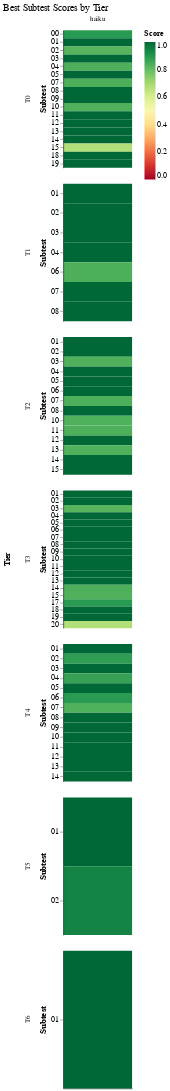

Describe this chart as a Vega-Lite specification.
### Vega-Lite specification from a JSON file in a GitHub repository (floating-point values rounded to 4 significant figures)
{"config": {"font": "serif", "axis": {"labelFontSize": 11, "titleFontSize": 13, "gridColor": "#e0e0e0", "domainColor": "#333333"}, "legend": {"labelFontSize": 11, "titleFontSize": 12}, "title": {"fontSize": 14, "anchor": "start", "fontWeight": "normal"}, "view": {"stroke": null, "continuousWidth": 400, "continuousHeight": 300}, "mark": {"tooltip": true}}, "data": {"name": "data-1e7e4d573c45549ea3bc2ed4c7cde171"}, "facet": {"column": {"field": "agent_model", "title": null, "type": "nominal"}, "row": {"field": "tier", "sort": ["T0", "T1", "T2", "T3", "T4", "T5", "T6"], "title": "Tier", "type": "ordinal"}}, "spec": {"mark": {"type": "rect"}, "encoding": {"color": {"field": "score", "scale": {"domain": [0, 1], "scheme": "redyellowgreen"}, "title": "Score", "type": "quantitative"}, "tooltip": [{"field": "tier", "title": "Tier", "type": "ordinal"}, {"field": "subtest", "title": "Subtest", "type": "ordinal"}, {"field": "run_number", "title": "Best Run", "type": "ordinal"}, {"field": "score", "format": ".3f", "title": "Score", "type": "quantitative"}], "x": {"axis": {"labels": false, "ticks": false}, "field": "agent_model", "title": null, "type": "nominal"}, "y": {"field": "subtest", "sort": ["00", "01", "02", "03", "04", "05", "06", "07", "08", "09", "10", "11", "12", "13", "14", "15", "17", "18", "19", "20"], "title": "Subtest", "type": "ordinal"}}, "height": 200, "width": 100}, "resolve": {"scale": {"y": "independent"}}, "title": "Best Subtest Scores by Tier", "$schema": "https://vega.github.io/schema/vega-lite/v6.1.0.json", "datasets": {"data-1e7e4d573c45549ea3bc2ed4c7cde171": [{"agent_model": "haiku", "tier": "T0", "subtest": "00", "run_number": 1, "score": 0.89, "subtest_num": 0}, {"agent_model": "haiku", "tier": "T0", "subtest": "01", "run_number": 1, "score": 1.0, "subtest_num": 1}, {"agent_model": "haiku", "tier": "T0", "subtest": "02", "run_number": 3, "score": 0.82, "subtest_num": 2}, {"agent_model": "haiku", "tier": "T0", "subtest": "03", "run_number": 2, "score": 1.0, "subtest_num": 3}, {"agent_model": "haiku", "tier": "T0", "subtest": "04", "run_number": 2, "score": 0.833, "subtest_num": 4}, {"agent_model": "haiku", "tier": "T0", "subtest": "05", "run_number": 2, "score": 1.0, "subtest_num": 5}, {"agent_model": "haiku", "tier": "T0", "subtest": "07", "run_number": 1, "score": 0.833, "subtest_num": 7}, {"agent_model": "haiku", "tier": "T0", "subtest": "08", "run_number": 5, "score": 1.0, "subtest_num": 8}, {"agent_model": "haiku", "tier": "T0", "subtest": "09", "run_number": 5, "score": 1.0, "subtest_num": 9}, {"agent_model": "haiku", "tier": "T0", "subtest": "10", "run_number": 2, "score": 0.83, "subtest_num": 10}, {"agent_model": "haiku", "tier": "T0", "subtest": "11", "run_number": 5, "score": 1.0, "subtest_num": 11}, {"agent_model": "haiku", "tier": "T0", "subtest": "12", "run_number": 3, "score": 1.0, "subtest_num": 12}, {"agent_model": "haiku", "tier": "T0", "subtest": "13", "run_number": 5, "score": 1.0, "subtest_num": 13}, {"agent_model": "haiku", "tier": "T0", "subtest": "14", "run_number": 4, "score": 1.0, "subtest_num": 14}, {"agent_model": "haiku", "tier": "T0", "subtest": "15", "run_number": 2, "score": 0.67, "subtest_num": 15}, {"agent_model": "haiku", "tier": "T0", "subtest": "18", "run_number": 5, "score": 1.0, "subtest_num": 18}, {"agent_model": "haiku", "tier": "T0", "subtest": "19", "run_number": 1, "score": 1.0, "subtest_num": 19}, {"agent_model": "haiku", "tier": "T1", "subtest": "01", "run_number": 3, "score": 1.0, "subtest_num": 1}, {"agent_model": "haiku", "tier": "T1", "subtest": "02", "run_number": 4, "score": 1.0, "subtest_num": 2}, {"agent_model": "haiku", "tier": "T1", "subtest": "03", "run_number": 3, "score": 1.0, "subtest_num": 3}, {"agent_model": "haiku", "tier": "T1", "subtest": "04", "run_number": 3, "score": 1.0, "subtest_num": 4}, {"agent_model": "haiku", "tier": "T1", "subtest": "06", "run_number": 1, "score": 0.833, "subtest_num": 6}, {"agent_model": "haiku", "tier": "T1", "subtest": "07", "run_number": 3, "score": 1.0, "subtest_num": 7}, {"agent_model": "haiku", "tier": "T1", "subtest": "08", "run_number": 2, "score": 1.0, "subtest_num": 8}, {"agent_model": "haiku", "tier": "T2", "subtest": "01", "run_number": 4, "score": 1.0, "subtest_num": 1}, {"agent_model": "haiku", "tier": "T2", "subtest": "02", "run_number": 2, "score": 1.0, "subtest_num": 2}, {"agent_model": "haiku", "tier": "T2", "subtest": "03", "run_number": 1, "score": 0.83, "subtest_num": 3}, {"agent_model": "haiku", "tier": "T2", "subtest": "04", "run_number": 3, "score": 1.0, "subtest_num": 4}, {"agent_model": "haiku", "tier": "T2", "subtest": "05", "run_number": 2, "score": 1.0, "subtest_num": 5}, {"agent_model": "haiku", "tier": "T2", "subtest": "06", "run_number": 3, "score": 1.0, "subtest_num": 6}, {"agent_model": "haiku", "tier": "T2", "subtest": "07", "run_number": 1, "score": 0.833, "subtest_num": 7}, {"agent_model": "haiku", "tier": "T2", "subtest": "08", "run_number": 1, "score": 1.0, "subtest_num": 8}, {"agent_model": "haiku", "tier": "T2", "subtest": "10", "run_number": 5, "score": 0.83, "subtest_num": 10}, {"agent_model": "haiku", "tier": "T2", "subtest": "11", "run_number": 3, "score": 0.833, "subtest_num": 11}, {"agent_model": "haiku", "tier": "T2", "subtest": "12", "run_number": 2, "score": 1.0, "subtest_num": 12}, {"agent_model": "haiku", "tier": "T2", "subtest": "13", "run_number": 2, "score": 0.83, "subtest_num": 13}, {"agent_model": "haiku", "tier": "T2", "subtest": "14", "run_number": 2, "score": 1.0, "subtest_num": 14}, {"agent_model": "haiku", "tier": "T2", "subtest": "15", "run_number": 2, "score": 1.0, "subtest_num": 15}, {"agent_model": "haiku", "tier": "T3", "subtest": "01", "run_number": 1, "score": 1.0, "subtest_num": 1}, {"agent_model": "haiku", "tier": "T3", "subtest": "02", "run_number": 3, "score": 1.0, "subtest_num": 2}, {"agent_model": "haiku", "tier": "T3", "subtest": "03", "run_number": 3, "score": 0.82, "subtest_num": 3}, {"agent_model": "haiku", "tier": "T3", "subtest": "04", "run_number": 5, "score": 1.0, "subtest_num": 4}, {"agent_model": "haiku", "tier": "T3", "subtest": "05", "run_number": 5, "score": 1.0, "subtest_num": 5}, {"agent_model": "haiku", "tier": "T3", "subtest": "06", "run_number": 2, "score": 1.0, "subtest_num": 6}, {"agent_model": "haiku", "tier": "T3", "subtest": "07", "run_number": 5, "score": 1.0, "subtest_num": 7}, {"agent_model": "haiku", "tier": "T3", "subtest": "08", "run_number": 4, "score": 1.0, "subtest_num": 8}, {"agent_model": "haiku", "tier": "T3", "subtest": "09", "run_number": 3, "score": 1.0, "subtest_num": 9}, {"agent_model": "haiku", "tier": "T3", "subtest": "10", "run_number": 2, "score": 1.0, "subtest_num": 10}, {"agent_model": "haiku", "tier": "T3", "subtest": "11", "run_number": 4, "score": 1.0, "subtest_num": 11}, {"agent_model": "haiku", "tier": "T3", "subtest": "12", "run_number": 3, "score": 1.0, "subtest_num": 12}, {"agent_model": "haiku", "tier": "T3", "subtest": "13", "run_number": 2, "score": 1.0, "subtest_num": 13}, {"agent_model": "haiku", "tier": "T3", "subtest": "14", "run_number": 2, "score": 0.833, "subtest_num": 14}, {"agent_model": "haiku", "tier": "T3", "subtest": "15", "run_number": 2, "score": 0.83, "subtest_num": 15}, {"agent_model": "haiku", "tier": "T3", "subtest": "17", "run_number": 1, "score": 0.89, "subtest_num": 17}, {"agent_model": "haiku", "tier": "T3", "subtest": "18", "run_number": 3, "score": 1.0, "subtest_num": 18}, {"agent_model": "haiku", "tier": "T3", "subtest": "19", "run_number": 2, "score": 1.0, "subtest_num": 19}, {"agent_model": "haiku", "tier": "T3", "subtest": "20", "run_number": 1, "score": 0.67, "subtest_num": 20}, {"agent_model": "haiku", "tier": "T4", "subtest": "01", "run_number": 5, "score": 1.0, "subtest_num": 1}, {"agent_model": "haiku", "tier": "T4", "subtest": "02", "run_number": 3, "score": 0.88, "subtest_num": 2}, {"agent_model": "haiku", "tier": "T4", "subtest": "03", "run_number": 1, "score": 1.0, "subtest_num": 3}, {"agent_model": "haiku", "tier": "T4", "subtest": "04", "run_number": 2, "score": 0.87, "subtest_num": 4}, {"agent_model": "haiku", "tier": "T4", "subtest": "05", "run_number": 3, "score": 1.0, "subtest_num": 5}, {"agent_model": "haiku", "tier": "T4", "subtest": "06", "run_number": 1, "score": 0.89, "subtest_num": 6}, {"agent_model": "haiku", "tier": "T4", "subtest": "07", "run_number": 2, "score": 0.83, "subtest_num": 7}, {"agent_model": "haiku", "tier": "T4", "subtest": "08", "run_number": 2, "score": 1.0, "subtest_num": 8}, {"agent_model": "haiku", "tier": "T4", "subtest": "09", "run_number": 3, "score": 1.0, "subtest_num": 9}, {"agent_model": "haiku", "tier": "T4", "subtest": "10", "run_number": 3, "score": 1.0, "subtest_num": 10}, {"agent_model": "haiku", "tier": "T4", "subtest": "11", "run_number": 3, "score": 1.0, "subtest_num": 11}, {"agent_model": "haiku", "tier": "T4", "subtest": "12", "run_number": 4, "score": 1.0, "subtest_num": 12}, {"agent_model": "haiku", "tier": "T4", "subtest": "13", "run_number": 4, "score": 1.0, "subtest_num": 13}, {"agent_model": "haiku", "tier": "T4", "subtest": "14", "run_number": 1, "score": 1.0, "subtest_num": 14}, {"agent_model": "haiku", "tier": "T5", "subtest": "01", "run_number": 4, "score": 1.0, "subtest_num": 1}, {"agent_model": "haiku", "tier": "T5", "subtest": "02", "run_number": 5, "score": 0.94, "subtest_num": 2}, {"agent_model": "haiku", "tier": "T6", "subtest": "01", "run_number": 1, "score": 1.0, "subtest_num": 1}]}}
